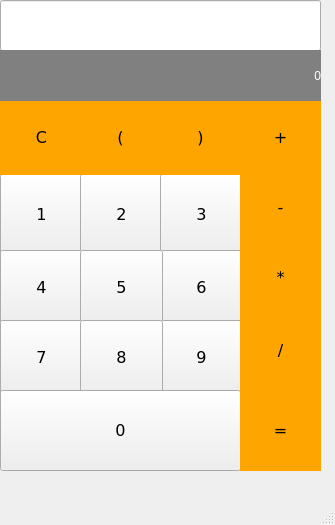
<?xml version="1.0" encoding="UTF-8"?>
<ui version="4.0">
 <class>Taschenrechner</class>
 <widget class="QMainWindow" name="Taschenrechner">
  <property name="geometry">
   <rect>
    <x>0</x>
    <y>0</y>
    <width>335</width>
    <height>525</height>
   </rect>
  </property>
  <property name="windowTitle">
   <string>Taschenrechner</string>
  </property>
  <widget class="QWidget" name="centralwidget">
   <widget class="QPushButton" name="button1">
    <property name="geometry">
     <rect>
      <x>0</x>
      <y>174</y>
      <width>83</width>
      <height>81</height>
     </rect>
    </property>
    <property name="minimumSize">
     <size>
      <width>50</width>
      <height>75</height>
     </size>
    </property>
    <property name="font">
     <font>
      <family>DejaVu Sans</family>
      <pointsize>12</pointsize>
     </font>
    </property>
    <property name="text">
     <string>1</string>
    </property>
   </widget>
   <widget class="QPushButton" name="button2">
    <property name="geometry">
     <rect>
      <x>80</x>
      <y>174</y>
      <width>83</width>
      <height>81</height>
     </rect>
    </property>
    <property name="minimumSize">
     <size>
      <width>50</width>
      <height>75</height>
     </size>
    </property>
    <property name="font">
     <font>
      <family>DejaVu Sans</family>
      <pointsize>12</pointsize>
     </font>
    </property>
    <property name="text">
     <string>2</string>
    </property>
   </widget>
   <widget class="QPushButton" name="button3">
    <property name="geometry">
     <rect>
      <x>160</x>
      <y>174</y>
      <width>83</width>
      <height>81</height>
     </rect>
    </property>
    <property name="minimumSize">
     <size>
      <width>50</width>
      <height>75</height>
     </size>
    </property>
    <property name="font">
     <font>
      <family>DejaVu Sans</family>
      <pointsize>12</pointsize>
     </font>
    </property>
    <property name="text">
     <string>3</string>
    </property>
   </widget>
   <widget class="QPushButton" name="button4">
    <property name="geometry">
     <rect>
      <x>0</x>
      <y>250</y>
      <width>83</width>
      <height>75</height>
     </rect>
    </property>
    <property name="minimumSize">
     <size>
      <width>50</width>
      <height>75</height>
     </size>
    </property>
    <property name="font">
     <font>
      <family>DejaVu Sans</family>
      <pointsize>12</pointsize>
     </font>
    </property>
    <property name="text">
     <string>4</string>
    </property>
   </widget>
   <widget class="QPushButton" name="button6">
    <property name="geometry">
     <rect>
      <x>160</x>
      <y>250</y>
      <width>83</width>
      <height>75</height>
     </rect>
    </property>
    <property name="minimumSize">
     <size>
      <width>50</width>
      <height>75</height>
     </size>
    </property>
    <property name="font">
     <font>
      <family>DejaVu Sans</family>
      <pointsize>12</pointsize>
     </font>
    </property>
    <property name="text">
     <string>6</string>
    </property>
   </widget>
   <widget class="QPushButton" name="button5">
    <property name="geometry">
     <rect>
      <x>80</x>
      <y>250</y>
      <width>83</width>
      <height>75</height>
     </rect>
    </property>
    <property name="minimumSize">
     <size>
      <width>50</width>
      <height>75</height>
     </size>
    </property>
    <property name="font">
     <font>
      <family>DejaVu Sans</family>
      <pointsize>12</pointsize>
     </font>
    </property>
    <property name="text">
     <string>5</string>
    </property>
   </widget>
   <widget class="QPushButton" name="button7">
    <property name="geometry">
     <rect>
      <x>0</x>
      <y>320</y>
      <width>83</width>
      <height>75</height>
     </rect>
    </property>
    <property name="minimumSize">
     <size>
      <width>50</width>
      <height>75</height>
     </size>
    </property>
    <property name="font">
     <font>
      <family>DejaVu Sans</family>
      <pointsize>12</pointsize>
     </font>
    </property>
    <property name="text">
     <string>7</string>
    </property>
   </widget>
   <widget class="QPushButton" name="button9">
    <property name="geometry">
     <rect>
      <x>160</x>
      <y>320</y>
      <width>83</width>
      <height>75</height>
     </rect>
    </property>
    <property name="minimumSize">
     <size>
      <width>50</width>
      <height>75</height>
     </size>
    </property>
    <property name="font">
     <font>
      <family>DejaVu Sans</family>
      <pointsize>12</pointsize>
     </font>
    </property>
    <property name="text">
     <string>9</string>
    </property>
   </widget>
   <widget class="QPushButton" name="button8">
    <property name="geometry">
     <rect>
      <x>80</x>
      <y>320</y>
      <width>83</width>
      <height>75</height>
     </rect>
    </property>
    <property name="minimumSize">
     <size>
      <width>50</width>
      <height>75</height>
     </size>
    </property>
    <property name="font">
     <font>
      <family>DejaVu Sans</family>
      <pointsize>12</pointsize>
     </font>
    </property>
    <property name="text">
     <string>8</string>
    </property>
   </widget>
   <widget class="QPushButton" name="additionButton">
    <property name="geometry">
     <rect>
      <x>240</x>
      <y>100</y>
      <width>81</width>
      <height>75</height>
     </rect>
    </property>
    <property name="minimumSize">
     <size>
      <width>50</width>
      <height>75</height>
     </size>
    </property>
    <property name="font">
     <font>
      <family>DejaVu Sans</family>
      <pointsize>12</pointsize>
     </font>
    </property>
    <property name="styleSheet">
     <string notr="true">QPushButton {
	background-color: orange;
	border: 1px, solid grey;
	padding: 5px
}

QPushButton:pressed {
	background-color: blue;
	border: 1px, solid grey;
	padding: 5px
}</string>
    </property>
    <property name="text">
     <string>+</string>
    </property>
   </widget>
   <widget class="QPushButton" name="multiplikationButton">
    <property name="geometry">
     <rect>
      <x>240</x>
      <y>240</y>
      <width>81</width>
      <height>75</height>
     </rect>
    </property>
    <property name="minimumSize">
     <size>
      <width>50</width>
      <height>75</height>
     </size>
    </property>
    <property name="font">
     <font>
      <family>DejaVu Sans</family>
      <pointsize>12</pointsize>
     </font>
    </property>
    <property name="styleSheet">
     <string notr="true">QPushButton {
	background-color: orange;
	border: 1px, solid grey;
	padding: 5px
}

QPushButton:pressed {
	background-color: blue;
	border: 1px, solid grey;
	padding: 5px
}</string>
    </property>
    <property name="text">
     <string>*</string>
    </property>
   </widget>
   <widget class="QPushButton" name="subtrahierenButton">
    <property name="geometry">
     <rect>
      <x>240</x>
      <y>170</y>
      <width>81</width>
      <height>75</height>
     </rect>
    </property>
    <property name="minimumSize">
     <size>
      <width>50</width>
      <height>75</height>
     </size>
    </property>
    <property name="font">
     <font>
      <family>DejaVu Sans</family>
      <pointsize>12</pointsize>
     </font>
    </property>
    <property name="styleSheet">
     <string notr="true">QPushButton {
	background-color: orange;
	border: 1px, solid grey;
	padding: 5px
}

QPushButton:pressed {
	background-color: blue;
	border: 1px, solid grey;
	padding: 5px
}</string>
    </property>
    <property name="text">
     <string>-</string>
    </property>
   </widget>
   <widget class="QPushButton" name="button0">
    <property name="geometry">
     <rect>
      <x>0</x>
      <y>390</y>
      <width>241</width>
      <height>81</height>
     </rect>
    </property>
    <property name="font">
     <font>
      <family>DejaVu Sans</family>
      <pointsize>12</pointsize>
     </font>
    </property>
    <property name="text">
     <string>0</string>
    </property>
   </widget>
   <widget class="QPushButton" name="deleteAll">
    <property name="geometry">
     <rect>
      <x>0</x>
      <y>100</y>
      <width>83</width>
      <height>75</height>
     </rect>
    </property>
    <property name="minimumSize">
     <size>
      <width>50</width>
      <height>75</height>
     </size>
    </property>
    <property name="font">
     <font>
      <family>DejaVu Sans</family>
      <pointsize>12</pointsize>
     </font>
    </property>
    <property name="styleSheet">
     <string notr="true">QPushButton {
	background-color: orange;
	border: 1px, solid grey;
	padding: 5px
}

QPushButton:pressed {
	background-color: blue;
	border: 1px, solid grey;
	padding: 5px
}</string>
    </property>
    <property name="text">
     <string>C</string>
    </property>
   </widget>
   <widget class="QPushButton" name="klammerAuf">
    <property name="geometry">
     <rect>
      <x>80</x>
      <y>100</y>
      <width>81</width>
      <height>75</height>
     </rect>
    </property>
    <property name="minimumSize">
     <size>
      <width>50</width>
      <height>75</height>
     </size>
    </property>
    <property name="font">
     <font>
      <family>DejaVu Sans</family>
      <pointsize>12</pointsize>
     </font>
    </property>
    <property name="styleSheet">
     <string notr="true">QPushButton {
	background-color: orange;
	border: 1px, solid grey;
	padding: 5px
}

QPushButton:pressed {
	background-color: blue;
	border: 1px, solid grey;
	padding: 5px
}</string>
    </property>
    <property name="text">
     <string>(</string>
    </property>
   </widget>
   <widget class="QPushButton" name="klammerZu">
    <property name="geometry">
     <rect>
      <x>160</x>
      <y>100</y>
      <width>81</width>
      <height>75</height>
     </rect>
    </property>
    <property name="minimumSize">
     <size>
      <width>50</width>
      <height>75</height>
     </size>
    </property>
    <property name="font">
     <font>
      <family>DejaVu Sans</family>
      <pointsize>12</pointsize>
     </font>
    </property>
    <property name="styleSheet">
     <string notr="true">QPushButton {
	background-color: orange;
	border: 1px, solid grey;
	padding: 5px
}

QPushButton:pressed {
	background-color: blue;
	border: 1px, solid grey;
	padding: 5px
}</string>
    </property>
    <property name="text">
     <string>)</string>
    </property>
   </widget>
   <widget class="QPushButton" name="ergebnis">
    <property name="geometry">
     <rect>
      <x>240</x>
      <y>390</y>
      <width>81</width>
      <height>81</height>
     </rect>
    </property>
    <property name="minimumSize">
     <size>
      <width>50</width>
      <height>75</height>
     </size>
    </property>
    <property name="font">
     <font>
      <family>DejaVu Sans</family>
      <pointsize>12</pointsize>
     </font>
    </property>
    <property name="styleSheet">
     <string notr="true">QPushButton {
	background-color: orange;
	border: 1px, solid grey;
	padding: 5px
}

QPushButton:pressed {
	background-color: blue;
	border: 1px, solid grey;
	padding: 5px
}</string>
    </property>
    <property name="text">
     <string>=</string>
    </property>
   </widget>
   <widget class="QPushButton" name="dividereButton">
    <property name="geometry">
     <rect>
      <x>240</x>
      <y>310</y>
      <width>81</width>
      <height>81</height>
     </rect>
    </property>
    <property name="minimumSize">
     <size>
      <width>50</width>
      <height>75</height>
     </size>
    </property>
    <property name="font">
     <font>
      <family>DejaVu Sans</family>
      <pointsize>12</pointsize>
     </font>
    </property>
    <property name="styleSheet">
     <string notr="true">QPushButton {
	background-color: orange;
	border: 1px, solid grey;
	padding: 5px
}

QPushButton:pressed {
	background-color: blue;
	border: 1px, solid grey;
	padding: 5px
}</string>
    </property>
    <property name="text">
     <string>/</string>
    </property>
   </widget>
   <widget class="QLineEdit" name="display">
    <property name="geometry">
     <rect>
      <x>0</x>
      <y>0</y>
      <width>321</width>
      <height>51</height>
     </rect>
    </property>
    <property name="text">
     <string/>
    </property>
   </widget>
   <widget class="QLabel" name="ausgabe">
    <property name="geometry">
     <rect>
      <x>0</x>
      <y>50</y>
      <width>321</width>
      <height>51</height>
     </rect>
    </property>
    <property name="styleSheet">
     <string notr="true">QLabel {
	background-color: grey;
	border: 2px, solid grey;
	color: white;
}</string>
    </property>
    <property name="text">
     <string>0</string>
    </property>
    <property name="alignment">
     <set>Qt::AlignRight|Qt::AlignTrailing|Qt::AlignVCenter</set>
    </property>
   </widget>
  </widget>
  <widget class="QMenuBar" name="menubar">
   <property name="geometry">
    <rect>
     <x>0</x>
     <y>0</y>
     <width>335</width>
     <height>22</height>
    </rect>
   </property>
  </widget>
  <widget class="QStatusBar" name="statusbar"/>
 </widget>
 <resources/>
 <connections/>
</ui>
